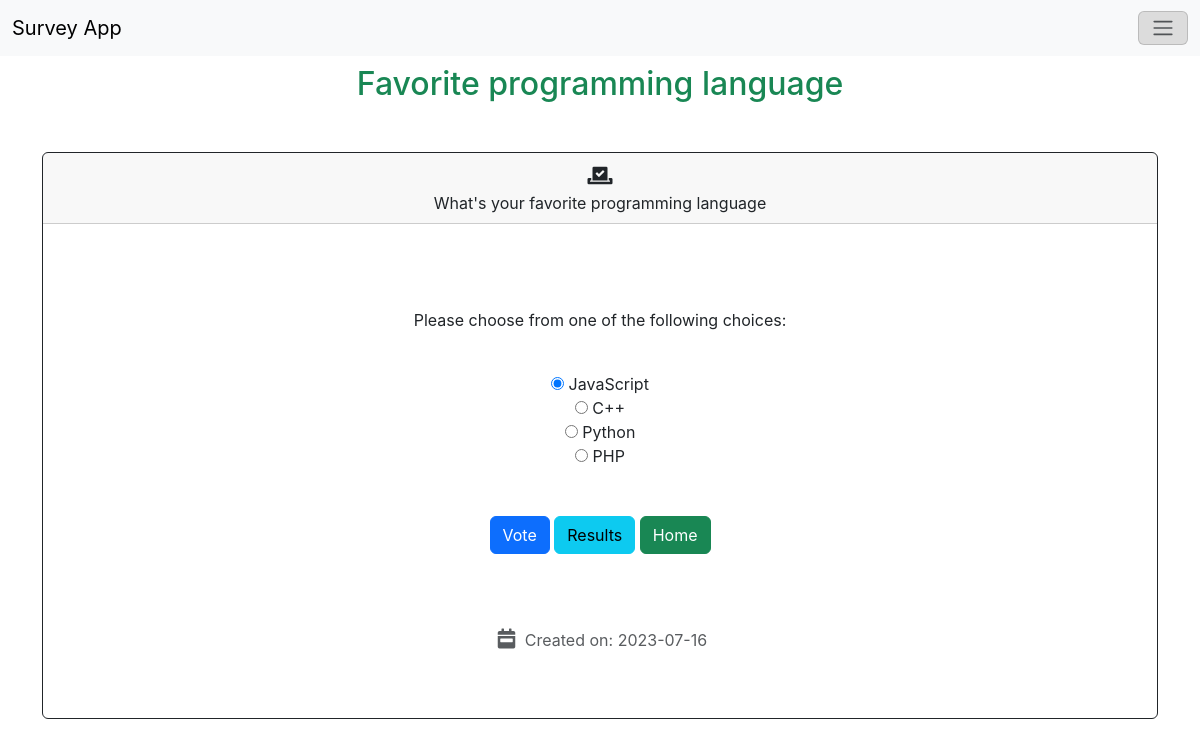
/vote.php?id=25, run on the app's committed database.
### tables this page shows
CREATE TABLE `polls` (
  `id` int(11) NOT NULL,
  `title` text NOT NULL,
  `desc` text NOT NULL,
  `timestamp` timestamp NOT NULL DEFAULT CURRENT_TIMESTAMP ON UPDATE CURRENT_TIMESTAMP
);

CREATE TABLE `poll_answers` (
  `id` int(11) NOT NULL,
  `poll_id` int(11) NOT NULL,
  `title` text NOT NULL,
  `votes` int(11) NOT NULL DEFAULT '0'
);

### vote.php (the view, shortened to what this page needs)
<?php
include 'functions.php';
$pdo = pdo_connect_mysql();
if (isset($_GET['id'])) {
    $stmt = $pdo->prepare('SELECT * FROM polls WHERE id = ?');
    $stmt->execute([$_GET['id']]);
    $poll = $stmt->fetch(PDO::FETCH_ASSOC);
    if ($poll) {
        $stmt = $pdo->prepare('SELECT * FROM poll_answers WHERE poll_id = ?');
        $stmt->execute([$_GET['id']]);
        $poll_answers = $stmt->fetchAll(PDO::FETCH_ASSOC);
    } else {
        die ('Poll with that ID does not exist.');
    }
} else {
    die ('No poll ID specified.');
}
?>
<?=template_header("Vote", "fas fa-vote-yea fa-2x")?>
<div class="d-flex align-items-center text-center" style="min-height: 100vh">
      <div class="box w-100 text-success">
        <h2 class=""><?=$poll['title']?></h2>
        <div class="container mt-5 text-center">
            <div class="card border-dark mb-3">
                <div class="card-header"><i class="fas fa-vote-yea"></i><br><?=$poll['desc']?></div>
                    <div class="card-body text-dark">
                        <div class="container mt-5 mb-5">
                            <div class="form-check">
                                <p>Please choose from one of the following choices:</p><br>
                                <form action="vote.php?id=<?=$_GET['id']?>" method="post">
                                    <div class="container">
                                    <?php for ($i = 0; $i < count($poll_answers); $i++): ?>
                                        <label class="form-check-label">
                                            <input class="vote"
                                                    type="radio"
                                                    name="poll_answer"
                                                    value="<?=$poll_answers[$i]['id']?>"
                                                           <?=$i == 0 ? ' checked' : ''?>>
                                            <?=$poll_answers[$i]['title']?>
                                        </label><br>
                                    <?php endfor; ?>
                                    <div class="container mt-5 mb-5">
                                        <input type="submit" value="Vote" class="btn btn-primary">
                                        <a class="btn btn-info" href="result.php?id=<?=$poll['id']?>">Results</a>
                                        <a class="btn btn-success" href="index.php">Home</a>
                                    </div>
                                </form>
                                </div>
                            </div>
                            <div class="text-muted">
                            <i class="fas fa-calendar-week"></i>
                                <span>Created on: </span>
                            </div>
                        </div>
                    </div>
            </div>
        </div>
    </div>
</div>
<?=template_footer()?>

### functions.php (shortened to what this page needs)
<?php
function formatDate($input) {
    $timestamp = strtotime($input);
    $new_date_format = date('Y-m-d', $timestamp);
    echo $new_date_format;
}
function template_header($title, $icon)
{
echo <<<EOT
<!doctype html>
<html lang="en">
  <head>
    <meta charset="utf-8">
    <meta name="viewport" content="width=device-width, initial-scale=1, shrink-to-fit=no">
    <link href="https://cdn.jsdelivr.net/npm/bootstrap@5.3.0/dist/css/bootstrap.min.css" rel="stylesheet">
    <link href="style.css" rel="stylesheet" type="text/css">
    <link rel="stylesheet" href="https://use.fontawesome.com/releases/v5.8.2/css/all.css">
    <link rel="stylesheet" href="https://fonts.googleapis.com/css?family=Roboto:300,400,500,700&display=swap">
    <script src="https://cdn.jsdelivr.net/npm/bootstrap@5.3.0/dist/js/bootstrap.bundle.min.js"></script>
  </head>
  <title>$title</title>
  <body>
  <nav class="navbar bg-body-tertiary fixed-top">
    <div class="container-fluid">
        <a class="navbar-brand" href="#">Survey App</a>
            <button class="navbar-toggler" type="button" data-bs-toggle="offcanvas" data-bs-target="#offcanvasNavbar" aria-controls="offcanvasNavbar" aria-label="Toggle navigation">
            <span class="navbar-toggler-icon"></span>
        </button>
        <div class="offcanvas offcanvas-end" tabindex="-1" id="offcanvasNavbar" aria-labelledby="offcanvasNavbarLabel">
        <div class="offcanvas-header">
            <h5 class="offcanvas-title" id="offcanvasNavbarLabel">Offcanvas</h5>
            <button type="button" class="btn-close" data-bs-dismiss="offcanvas" aria-label="Close"></button>
        </div>
        <div class="offcanvas-body">
            <ul class="navbar-nav justify-content-end flex-grow-1 pe-3">
                <li class="nav-item">
                    <a class="nav-link active" aria-current="page" href="index.php">Home</a>
                </li>
                <li class="nav-item">
                    <a class="nav-link" href="create.php">New Survey</a>
                </li>
            </ul>
        </div>
        </div>
    </div>
    </nav>
    <div class="d-flex align-items-center" style="min-height: 100vh">
      <div class="box w-100 text-success">
EOT;
}
function template_footer() {
    echo <<<EOT
        </body>
    </html>
    EOT;
    }

### style.css (style rules this page uses)
* { box-sizing: border-box; font-family: -apple-system, BlinkMacSystemFont, 'segoe ui', roboto, oxygen, ubuntu, cantarell, 'fira sans', 'droid sans', 'helvetica neue', Arial, sans-serif; font-size: 16px; -webkit-font-smoothing: antialiased; -moz-osx-font-smoothing: grayscale; }
body { background-color: #ffffff; margin: 0; }
.navbar-toggler { background: gainsboro !important; }
.form-check { padding: 20px !important; }
.fas { padding: 5px; font-size: 20px; }
.container { text-align: center !important; }

### data on the page
polls: title "Favorite programming language", desc "What's your favorite programming language", timestamp "2023-07-16"
poll_answers: title "JavaScript"
poll_answers: title "C++"
poll_answers: title "Python"
poll_answers: title "PHP"
